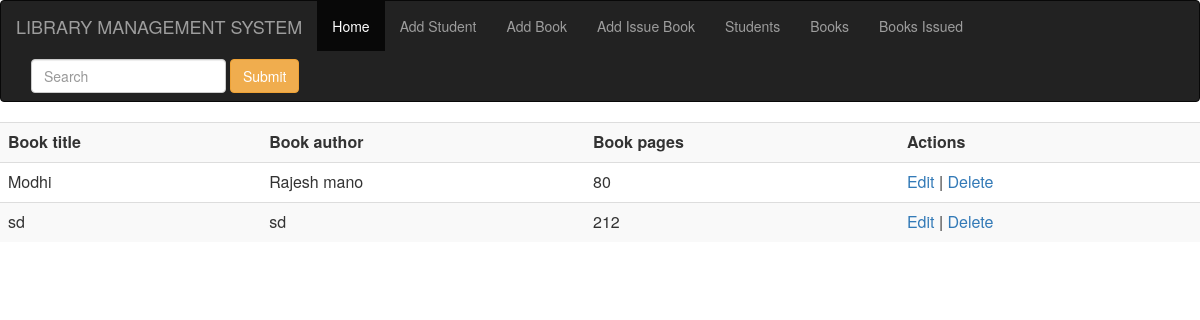
The page /show2 on the database its author committed.
### libraryapp/models.py (models this page shows, shortened)
class Book(models.Model):
    book_title = models.CharField(max_length=200)
    book_author = models.CharField(max_length=100)
    book_pages = models.IntegerField(max_length=1000)

### libraryapp/views.py (the view)
# urls.py: path('show2', views.view_b, name='SHOW BOOK RECORD'),
def view_b(request):
    bk = Book.objects.order_by('-id')
    return render(request,'view_b.html', {'bk': bk})

### templates/view_b.html (shortened to what this page needs)
{% extends 'base.html' %}
{% block content %}
<table class="table table-striped">
<tr>
    <th>Book title </th>
    <th>Book author </th>
    <th>Book pages </th>
    <th>Actions</th>
</tr>
    {%for b in bk%}
    <tr>
    <td>{{b.book_title}}</td>
    <td>{{b.book_author}}</td>
        <td>{{b.book_pages}}</td>
        <td><a href="edit/{{b.id}}">Edit </a> | <a
        href="delete/{{b.id}}">Delete</a></td>
    </tr> {% endfor %}
</table>
{% endblock %}

### templates/base.html (style rules this page uses)
body { background-image: url('https://fernieyouth.ca/wp-content/uploads/2016/02/box-section-bg-library.jpg'); text-align:center; }

### rows shown on the page
Book: book_title "Modhi", book_author "Rajesh mano", book_pages "80"
Book: book_title "sd", book_author "sd", book_pages "212"
